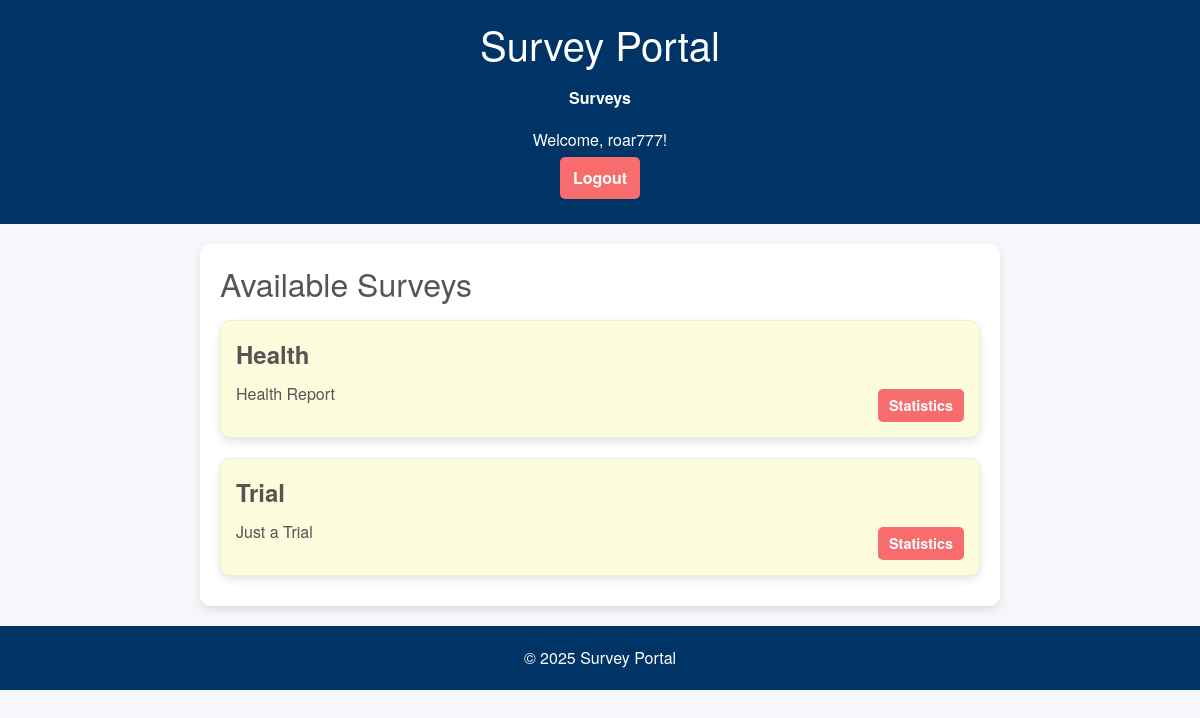
Screenshot of /surveys/ (signed in) with the database file from the repository.
### surveys/models.py (models this page shows, shortened)
class Survey(models.Model):
    title = models.CharField(max_length=255)
    description = models.TextField(blank=True)
    created_by = models.ForeignKey(User, on_delete=models.CASCADE, related_name='surveys')
    created_at = models.DateTimeField(auto_now_add=True)
    visited = models.IntegerField(default=0)  # New field to track page visits

### surveys/views.py (the view)
# urls.py: path('surveys/', views.survey_list, name='survey_list'),
@login_required
def survey_list(request):
    surveys = Survey.objects.all()
    return render(request, 'survey_list.html', {'surveys': surveys})

### surveys/templates/survey_list.html (shortened to what this page needs)
{% extends 'base.html' %}
{% block content %}
<h2>Available Surveys</h2>
<div class="survey-list">
  {% for survey in surveys %}
    <div class="survey-box">
      <div class="survey-title">
        <a href="{% url 'survey_detail' survey.id %}" style="color: inherit; text-decoration: none;">
          {{ survey.title }}
        </a>
      </div>
      <p>{{ survey.description }}</p>
      <div class="button-container">
        <a href="{% url 'survey_statistics' survey.id %}" class="btn">Statistics</a>
      </div>
    </div>
  {% empty %}
    <p>No surveys available.</p>
  {% endfor %}
</div>
{% endblock %}

### surveys/templates/base.html (shortened to what this page needs)
<!DOCTYPE html>
<html lang="en">
<head>
  <link rel="stylesheet" href="https://maxcdn.bootstrapcdn.com/bootstrap/4.5.2/css/bootstrap.min.css">
</head>
<body>
  <header>
    <h1>Survey Portal</h1>
    <nav>
      <a href="{% url 'survey_list' %}">Surveys</a>
    </nav>
    <div class="user-info">
      {% if user.is_authenticated %}
        <span>Welcome, {{ user.username }}!</span>
        <br>
        <a href="{% url 'logout' %}" class="btn">Logout</a>
      {% else %}
        <a href="{% url 'login' %}" class="btn">Login</a>
        <a href="{% url 'register' %}" class="btn">Register</a>
      {% endif %}
    </div>
  </header>
  <main>
    {% block content %}{% endblock %}
  </main>
  <footer>
    <p>&copy; 2025 Survey Portal</p>
  </footer>
</body>
</html>

### surveys/templates/base.html (style rules this page uses)
body { margin: 0; font-family: 'Helvetica Neue', Helvetica, Arial, sans-serif; background-color: #f5f7fa; color: #555; }
header, footer { background-color: #003366; color: #fff; text-align: center; padding: 20px; }
header h1, footer p { margin: 0; }
nav { margin-top: 10px; display: flex; justify-content: center; gap: 10px; flex-wrap: wrap; }
nav a { color: #fff; text-decoration: none; font-weight: bold; padding: 8px 12px; border-radius: 5px; transition: background-color 0.3s ease; }
.btn { background-color: #f76c6c; color: #fff; padding: 8px 12px; margin: 5px; text-decoration: none; border-radius: 5px; font-weight: bold; transition: background-color 0.3s ease, transform 0.1s ease; display: inline-block; }
.user-info { margin-top: 10px; text-align: center; }
main { max-width: 800px; margin: 20px auto; padding: 20px; background-color: #fff; border-radius: 10px; box-shadow: 0 4px 8px rgba(0,0,0,0.1); }

### surveys/templates/survey_list.html (style rules this page uses)
.survey-list { display: flex; flex-direction: column; }
.survey-box { background-color: #fdfcdc; border: 1px solid #f1f1c1; border-radius: 10px; margin: 10px 0; padding: 15px; box-shadow: 0 4px 8px rgba(0,0,0,0.1); position: relative; transition: transform 0.2s ease, box-shadow 0.2s ease; }
.survey-title { font-size: 1.5em; font-weight: bold; margin-bottom: 10px; }
.button-container { position: absolute; bottom: 10px; right: 10px; }
.button-container a { text-decoration: none; font-size: 0.9em; margin-left: 5px; padding: 5px 10px; border-radius: 5px; transition: background-color 0.3s ease, transform 0.1s ease; }

### rows the page displays
Survey: title "Health", description "Health Report"
Survey: title "Trial", description "Just a Trial"

### other values shown
{{ user.username }} "roar777"
